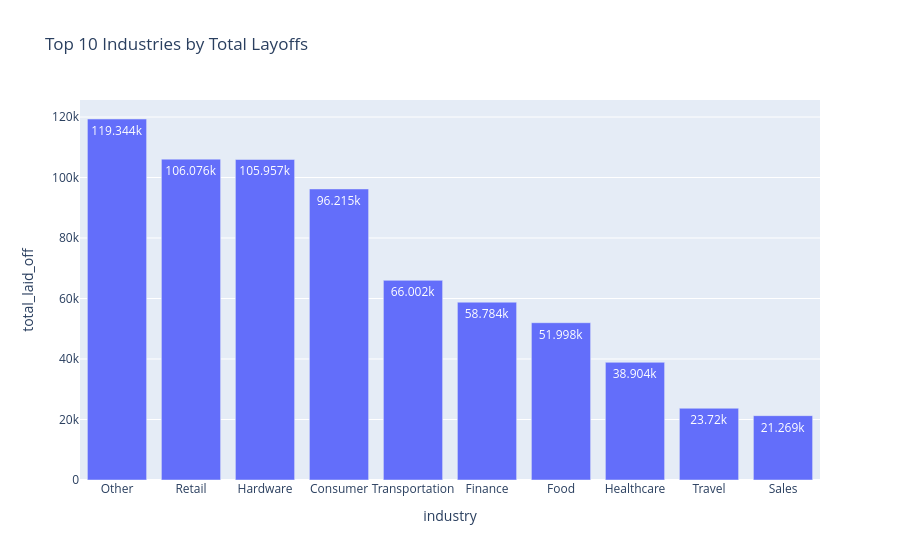

Notebook code cell kept with this figure:
### Code cell
fig = px.bar(
    industry_layoffs.head(10),
    x="industry",
    y="total_laid_off",
    title="Top 10 Industries by Total Layoffs",
    text_auto=True
)

fig.show()

### Figure 1 — Plotly figure (JSON) as saved in the notebook; plotly's stock layout.template omitted (floating-point values rounded to 4 significant figures)
{"data": [{"hovertemplate": "industry=%{x}<br>total_laid_off=%{y}<extra></extra>", "legendgroup": "", "marker": {"color": "#636efa", "pattern": {"shape": ""}}, "name": "", "orientation": "v", "showlegend": false, "textposition": "auto", "texttemplate": "%{y}", "type": "bar", "x": ["Other", "Retail", "Hardware", "Consumer", "Transportation", "Finance", "Food", "Healthcare", "Travel", "Sales"], "xaxis": "x", "y": [119300.0, 106100.0, 106000.0, 96220.0, 66000.0, 58780.0, 52000.0, 38900.0, 23720.0, 21270.0], "yaxis": "y"}], "layout": {"barmode": "relative", "legend": {"tracegroupgap": 0}, "title": {"text": "Top 10 Industries by Total Layoffs"}, "xaxis": {"anchor": "y", "domain": [0, 1], "title": {"text": "industry"}}, "yaxis": {"anchor": "x", "domain": [0, 1], "title": {"text": "total_laid_off"}}}}
